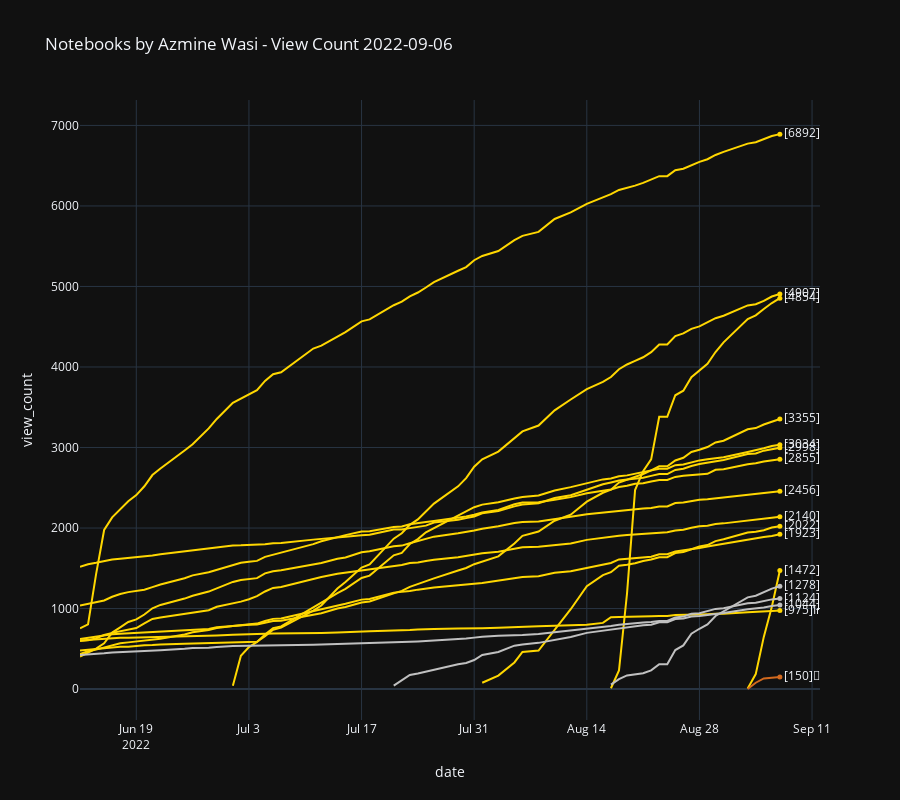

Here is the notebook cell this chart was saved with:
### Code cell
fig=px.line(
    df_d,
    x='date',
    y='view_count',
    title=f'Notebooks by {df.author_displayName.get(0)} - View Count '+str(links[-2][25:35]),
    log_x=False,
    log_y=False,
    line_group='title',
    #line_shape='spline',
    markers=False,
    #width=400, 
    height=800,
    color='medal',
    template='plotly_dark',
    color_discrete_map=color_map,
    hover_name='title')

# add traces for annotations and text for end of lines
for i in range (len(fig.data)):
    fig.add_scatter(x = [fig.data[i].x[-1]], y = [fig.data[i].y[-1]],
                     marker = {'color':color_map[fig.data[i].name], 'size':5},
                     text = str([fig.data[i].y[-1]])+ str(fig.data[i].hovertext[0]),
                     mode = 'markers + text',
                     textposition='middle right')
fig.update_layout(showlegend=False)
fig.show()
